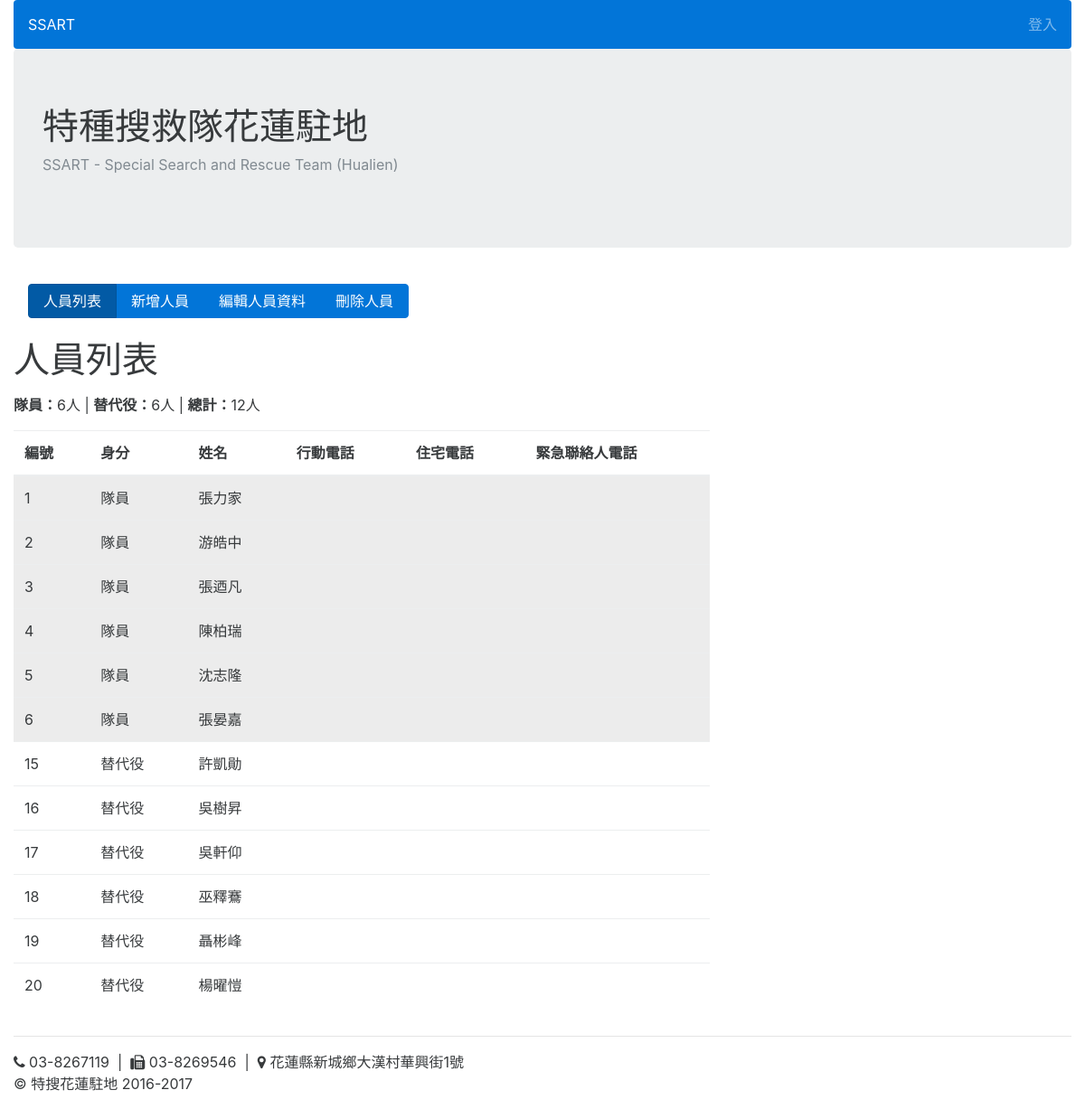
/userprofile/profile_list, run on the app's committed database.
### userprofile/models.py (models this page shows, shortened)
class UserProfile(models.Model):
	name = models.CharField(max_length=20)
	rank = models.CharField(max_length=20, choices=RANK_CHOICES)
	number = models.IntegerField()
	mobile_phone = models.CharField(max_length=20, null=True, blank=True)
	home_phone = models.CharField(max_length=20, null=True, blank=True)
	emergency_call = models.CharField(max_length=20, null=True, blank=True)
	eat = models.BooleanField(default=True)
	objects = models.Manager()
	members = MemberManager()
	substitutes = SubstituteManager()
	eats = EatManager()
	class Meta:
		ordering = ['number']

### userprofile/views.py (the view)
def profile_list(request):
	profiles = UserProfile.objects.all()
	members = UserProfile.members.all()
	substitutes = UserProfile.substitutes.all()
	print (settings.BASE_DIR)
	context = {
	'profiles':profiles,
	'members':members,
	'substitutes':substitutes,
	}
	return render(request, 'profile_list.html', context)

### userprofile/models.py (called while the page is built)
	def get_queryset(self):
		return super(MemberManager, self).get_queryset().filter(rank='隊員')

	def get_queryset(self):
		return super(SubstituteManager, self).get_queryset().filter(rank='替代役')

### userprofile/templates/profile_list.html (shortened to what this page needs)
{% extends 'base.html' %}
{% load widget_tweaks %}
{% block content %}
<nav class="navbar">
<div class="btn-group">
<a href={% url 'profile_list' %} class="btn btn-primary active"> 人員列表</a>
<a href={% url 'create_colleague' %} class="btn btn-primary"> 新增人員</a>
<a href={% url 'edit_profile' %} class="btn btn-primary"> 編輯人員資料</a>
<a href={% url 'profile_delete_list' %} class="btn btn-primary"> 刪除人員</a>
</div>
</nav>
<p><h1>人員列表</h1></p>
<p><strong>隊員：</strong>{{members.count}}人 | <strong>替代役：</strong>{{substitutes.count}}人 | <strong>總計：</strong>{{profiles.count}}人</p>
<div class="row">
<div class="col-lg-8">
<table class="table table-hover">
  <thead>
    <tr>
      <th>編號</th>
      <th>身分</th>
      <th>姓名</th>
      <th>行動電話</th>
      <th>住宅電話</th>
      <th>緊急聯絡人電話</th>
    </tr>
  </thead>
  <tbody>
      {% for profile in profiles %}
    <tr>
    {% if profile.rank == '隊員' %}
      <td class="table-active">{{ profile.number }}</td>
      <td class="table-active">{{ profile.rank }}</td>
      <td class="table-active">{{ profile.name }}</td>
      <td class="table-active">{{ profile.mobile_phone }}</td>
      <td class="table-active">{{ profile.home_phone }}</td>
      <td class="table-active">{{ profile.emergency_call }}</td>
  {% else %}
      <td>{{ profile.number }}</td>
      <td>{{ profile.rank }}</td>
      <td>{{ profile.name }}</td>
      <td>{{ profile.mobile_phone }}</td>
      <td>{{ profile.home_phone }}</td>
      <td>{{ profile.emergency_call }}</td>
   {% endif %}
    </tr>
       {% endfor %}
  </tbody>
</table>
</div>
</div>
{% endblock %}

### data on the page
UserProfile: number "1", rank "隊員", name "張力家"
UserProfile: number "2", rank "隊員", name "游皓中"
UserProfile: number "3", rank "隊員", name "張迺凡"
UserProfile: number "4", rank "隊員", name "陳柏瑞"
UserProfile: number "5", rank "隊員", name "沈志隆"
UserProfile: number "6", rank "隊員", name "張晏嘉"
UserProfile: number "15", rank "替代役", name "許凱勛"
UserProfile: number "16", rank "替代役", name "吳樹昇"
UserProfile: number "17", rank "替代役", name "吳軒仰"
UserProfile: number "18", rank "替代役", name "巫釋鶱"
UserProfile: number "19", rank "替代役", name "聶彬峰"
UserProfile: number "20", rank "替代役", name "楊曜愷"

### other printed values
{{ members.count }} "6"
{{ substitutes.count }} "6"
{{ profiles.count }} "12"
